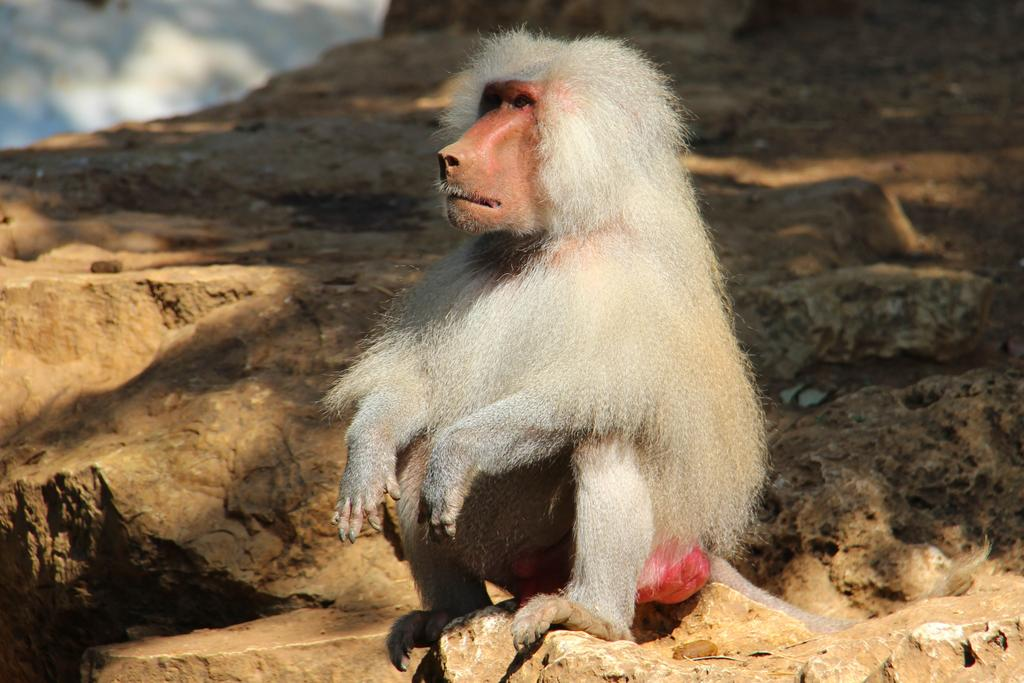
#> input picture data/monster_refs/baboon/baboon_photo_source.jpg, 1024 x 683 px
$ python -i pixelize_ref.py   (imports and definitions only)
#> lines starting #> are read from the running program, lines starting #| are printed output that depends on the picture
#> further down, picture is the input picture: PIL image 1024x683 RGB; mean R, G, B 124.7, 105.9, 82.4
#!/usr/bin/env python3
"""Cut the background off a reference image and pixelize it to LPC-compatible
sprite scale (T52 in docs/expansion-plan.md).

Technique: palette-quantized nearest-neighbor downscale, the same algorithm
github.com/giventofly/pixelit uses (confirmed MIT-licensed on its repo page)
-- reimplemented in Pillow rather than run as JS, matching this project's
tools/pack_buildings.py convention.

Background removal has no single method that works for every source, so this
picks per-image (see data/monster_refs/manifest.json's "bg_removal" field for
which one was used on each monster):

  rembg      ML segmentation (rembg/BiRefNet, MIT). Best for real photos
             with a busy background it can find a genuine subject in.
  lineart    For white-background line art where the subject's own "white"
             areas are literally the same color as the page (a plain
             background-color match would eat straight through them):
             mask the ink strokes, morphologically close small gaps in the
             outline, then fill the enclosed interior solid. Independent of
             interior color.
  floodfill  Connected-component removal of a near-uniform (not necessarily
             pure white) background reachable from the image border.
  colorkey   Exact-color removal (flat-colored source, e.g. a palette PNG).
  bright     Alpha = brightness above a dark floor (a flame with no hard
             edge; the bright subject stays, the dim background fades).
  radial     Soft circular vignette (a texture with no distinct subject at
             all, e.g. open water - turns a rectangular crop into a blob).

Usage:
    pixelize_ref.py <in> <out> --method rembg|lineart|floodfill|colorkey|bright|radial
        [--crop L,T,R,B] [--tint R,G,B] [--colors N] [--max-side N]
"""
import argparse
import numpy as np
from PIL import Image


# [64 lines left out: functions lineart_alpha, floodfill_bg, colorkey_bg, bright_alpha, radial_alpha, not called in this run]


def rembg_bg(im):
    from rembg import remove
    return remove(im.convert("RGB"))


METHODS = {
    "lineart": lineart_alpha, "floodfill": floodfill_bg, "colorkey": colorkey_bg,
    "bright": bright_alpha, "radial": radial_alpha, "rembg": rembg_bg,
}


# [7 lines left out: function tint, not called in this run]


def pixelize(im, max_side=64, colors=24, alpha_thresh=128):
#> called with max_side = 64, colors = 24, alpha_thresh = 128
    im = im.convert("RGBA")
    alpha = im.getchannel("A")
#> alpha: PIL image 1024x683 L; every value is 255
    scale = max_side / max(im.width, im.height)
#> scale = 0.0625
    w, h = max(1, round(im.width * scale)), max(1, round(im.height * scale))
#> w = 64; h = 43
    small = im.resize((w, h), Image.BOX)
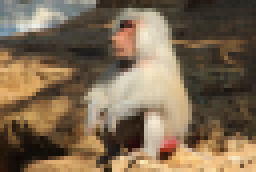
#> small: PIL image 64x43 RGBA (shown 4 times larger); mean R, G, B, A 124.7, 106, 82.5, 255
    small_alpha = alpha.resize((w, h), Image.BOX).point(lambda a: 255 if a >= alpha_thresh else 0)
#> small_alpha: PIL image 64x43 L; every value is 255
    rgb = small.convert("RGB").quantize(colors=colors, method=Image.MEDIANCUT).convert("RGBA")
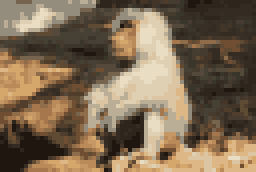
#> rgb: PIL image 64x43 RGBA (shown 4 times larger); mean R, G, B, A 125.4, 105.9, 82, 255
    rgb.putalpha(small_alpha)
    return rgb


# [20 lines left out: function main, not called in this run]


# [2 lines not run here, left out]

>>> from PIL import Image
>>> picture = Image.open('../data/monster_refs/baboon/baboon_photo_source.jpg')
>>> result = pixelize(picture)
